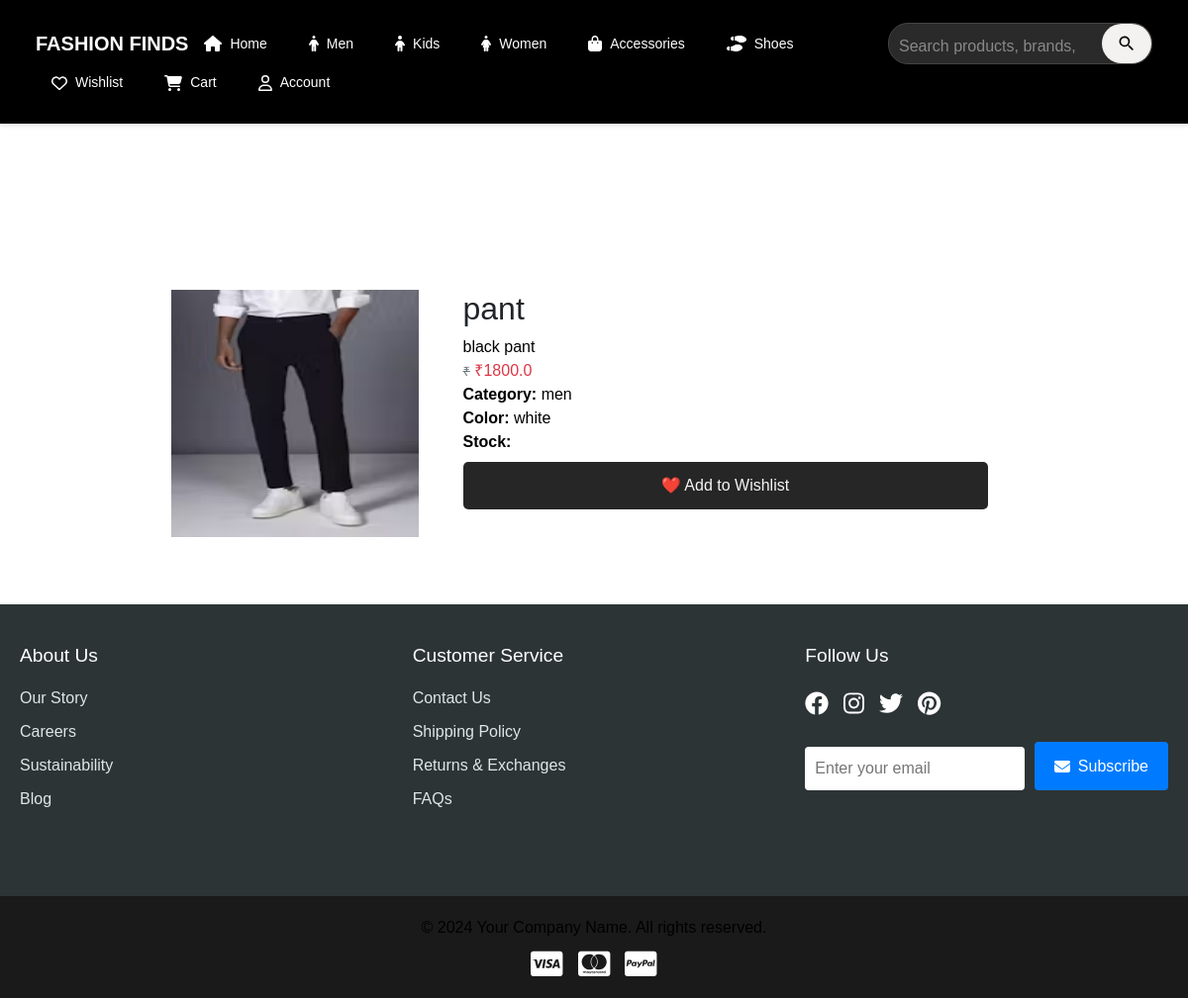
Before: /product/1 with the older database file.
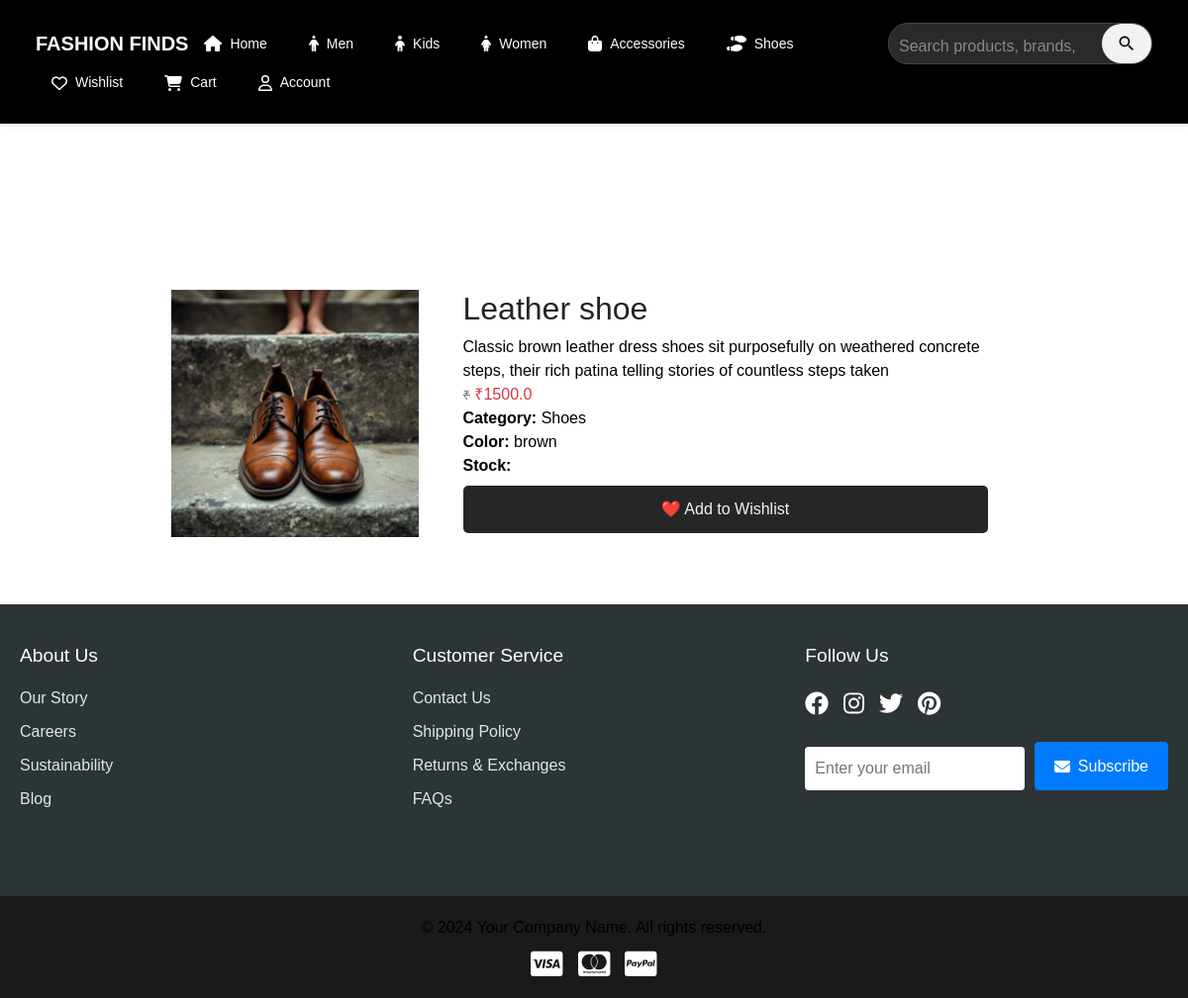
After: the same page with the newer database file.
### app/models.py (models this page shows, shortened)
class Product(db.Model):
    __tablename__ = 'products'
    id = db.Column(db.Integer, primary_key=True)
    product_name = db.Column(db.String(100), nullable=False)
    product_picture = db.Column(db.String(1000), nullable=False)
    current_price = db.Column(db.Float, nullable=False)
    previous_price = db.Column(db.Float, nullable=False)
    description = db.Column(db.String(2000), nullable=True)
    color = db.Column(db.String(15))
    rating = db.Column(db.Integer, default=0)
    sale = db.Column(db.Boolean, default=False)
    discount = db.Column(db.Integer, nullable=True, default=0)
    brand = db.Column(db.String(100), nullable=True)
    category = db.Column(db.String(100), nullable=False)  # ✅ Now category is a string field
    quantity_size = db.relationship('ProductSize', backref='product', lazy=True, cascade="all, delete-orphan")
    carts = db.relationship('Cart', backref='cart_product', lazy=True, cascade="all, delete-orphan")
    wishlists = db.relationship('Wishlist', backref='wishlist_product', lazy=True, cascade="all, delete-orphan")
    order_items = db.relationship('OrderItem', backref='product', lazy=True, cascade="all, delete-orphan")

### app/views.py (the view)
@views.route('/product/<int:product_id>')
def product_info(product_id):
    product = Product.query.get_or_404(product_id)
    sizes = ProductSize.query.filter_by(product_id=product.id).all()
    suggested_products = Product.query.filter(Product.id != product.id).order_by(db.func.random()).limit(4).all()
    return render_template("product_details.html", product=product, sizes=sizes, suggested_products=suggested_products)

### app/templates/product_details.html (shortened to what this page needs)
{% extends 'base.html' %}
{% block content %}
<div class="container py-5">
    <div class="row">
        {% if product.product_picture %}
        <img src="{{ url_for('views.get_image', filename=product.product_picture) }}"
             alt="{{ product.product_name }}"
             width="250"
             height="250">
         {% else %}
        No Image
            {% endif %}
        </div>
        <div class="col-md-6">
            <h2>{{ product.product_name }}</h2>
            <p>{{ product.description }}</p>
            <p class="text-danger fw-bold">
                <span class="text-muted small"><s>₹{{ product.old_price }}</s></span> ₹{{ product.current_price }}
            </p>
            <p><strong>Category:</strong> {{ product.category }}</p>
            <p><strong>Color:</strong> {{ product.color }}</p>
            <p><strong>Stock:</strong> {{ product.stock }}</p>
            <form action="{{ url_for('views.wishlist_add', product_id=product.id) }}" method="POST">
                <button type="submit" class="btn btn-outline-danger mt-2">❤️ Add to Wishlist</button>
            </form>
        </div>
    </div>
{% endblock %}

Changed rows visible on the page:
changed Product: product_picture: a different picture; product_name "pant" → "Leather shoe"; description "black pant" → "Classic brown leather dress shoes sit purposefully on weathered concrete steps, their rich patina telling stories of countless steps taken"; current_price "1800.0" → "1500.0"; category "men" → "Shoes"; color "white" → "brown"
